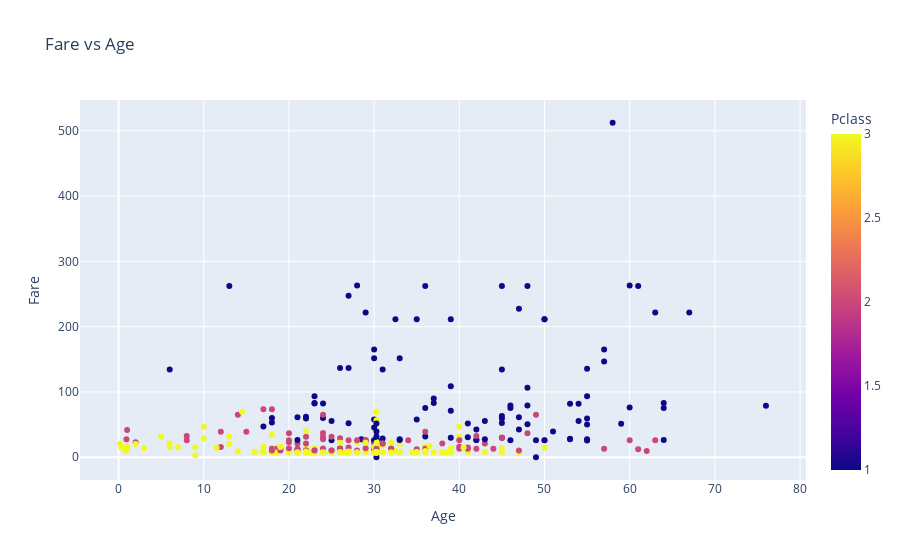

This figure's notebook cell:
### Code cell
px.scatter(df, x='Age', y='Fare', color='Pclass',title='Fare vs Age')

### Figure 1 — Plotly figure (JSON) as saved in the notebook; plotly's stock layout.template omitted (floating-point values rounded to 4 significant figures; data arrays with more than 128 entries replaced by an {"elided": "..."} marker saying what was removed)
{"data": [{"hovertemplate": "Age=%{x}<br>Fare=%{y}<br>Pclass=%{marker.color}<extra></extra>", "legendgroup": "", "marker": {"color": {"elided": "418 int values"}, "coloraxis": "coloraxis", "symbol": "circle"}, "mode": "markers", "name": "", "orientation": "v", "showlegend": false, "type": "scatter", "x": {"elided": "418 float values"}, "xaxis": "x", "y": {"elided": "418 float values"}, "yaxis": "y"}], "layout": {"coloraxis": {"colorbar": {"title": {"text": "Pclass"}}, "colorscale": [[0, "#0d0887"], [0.1111, "#46039f"], [0.2222, "#7201a8"], [0.3333, "#9c179e"], [0.4444, "#bd3786"], [0.5556, "#d8576b"], [0.6667, "#ed7953"], [0.7778, "#fb9f3a"], [0.8889, "#fdca26"], [1, "#f0f921"]]}, "legend": {"tracegroupgap": 0}, "title": {"text": "Fare vs Age"}, "xaxis": {"anchor": "y", "domain": [0, 1], "title": {"text": "Age"}}, "yaxis": {"anchor": "x", "domain": [0, 1], "title": {"text": "Fare"}}}}
